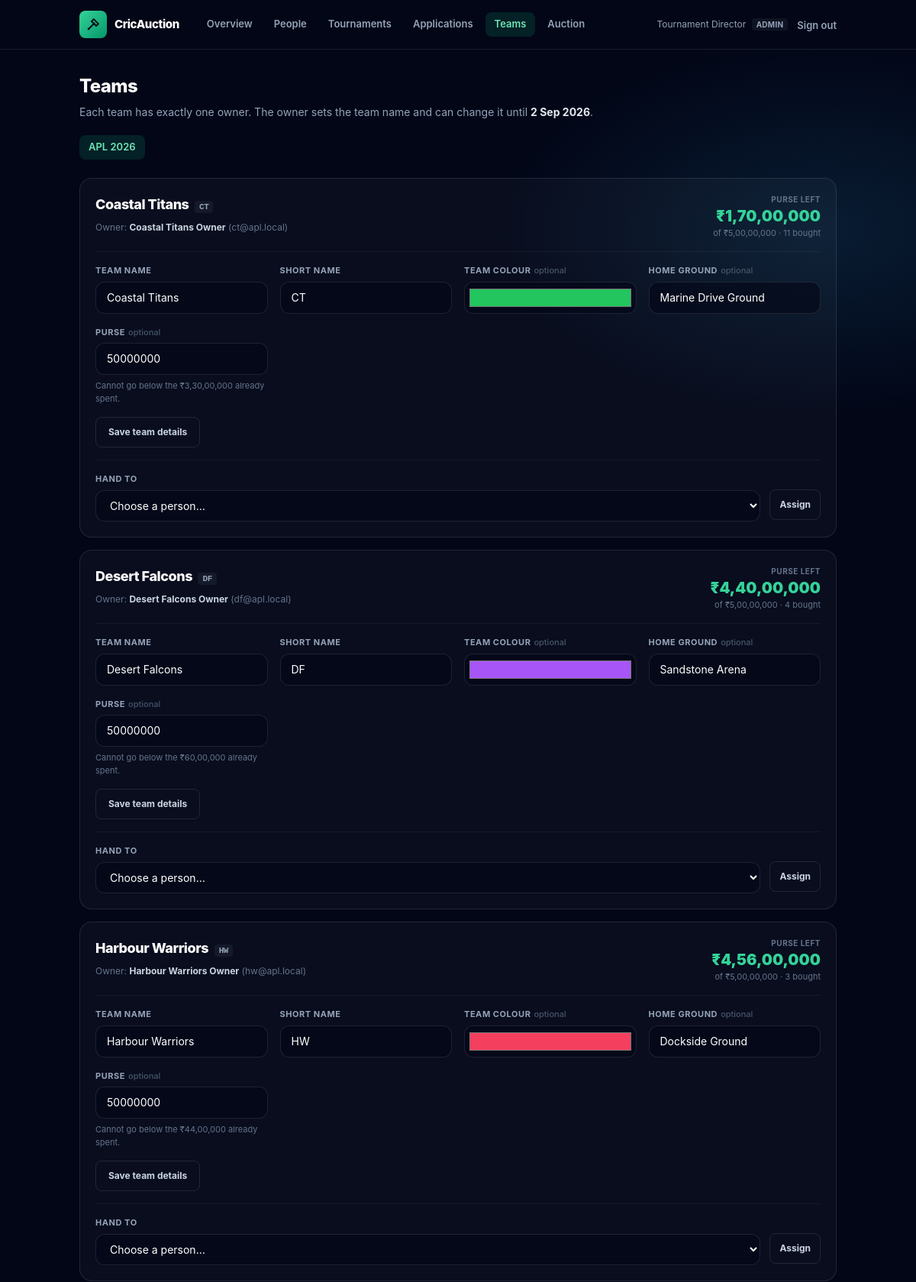
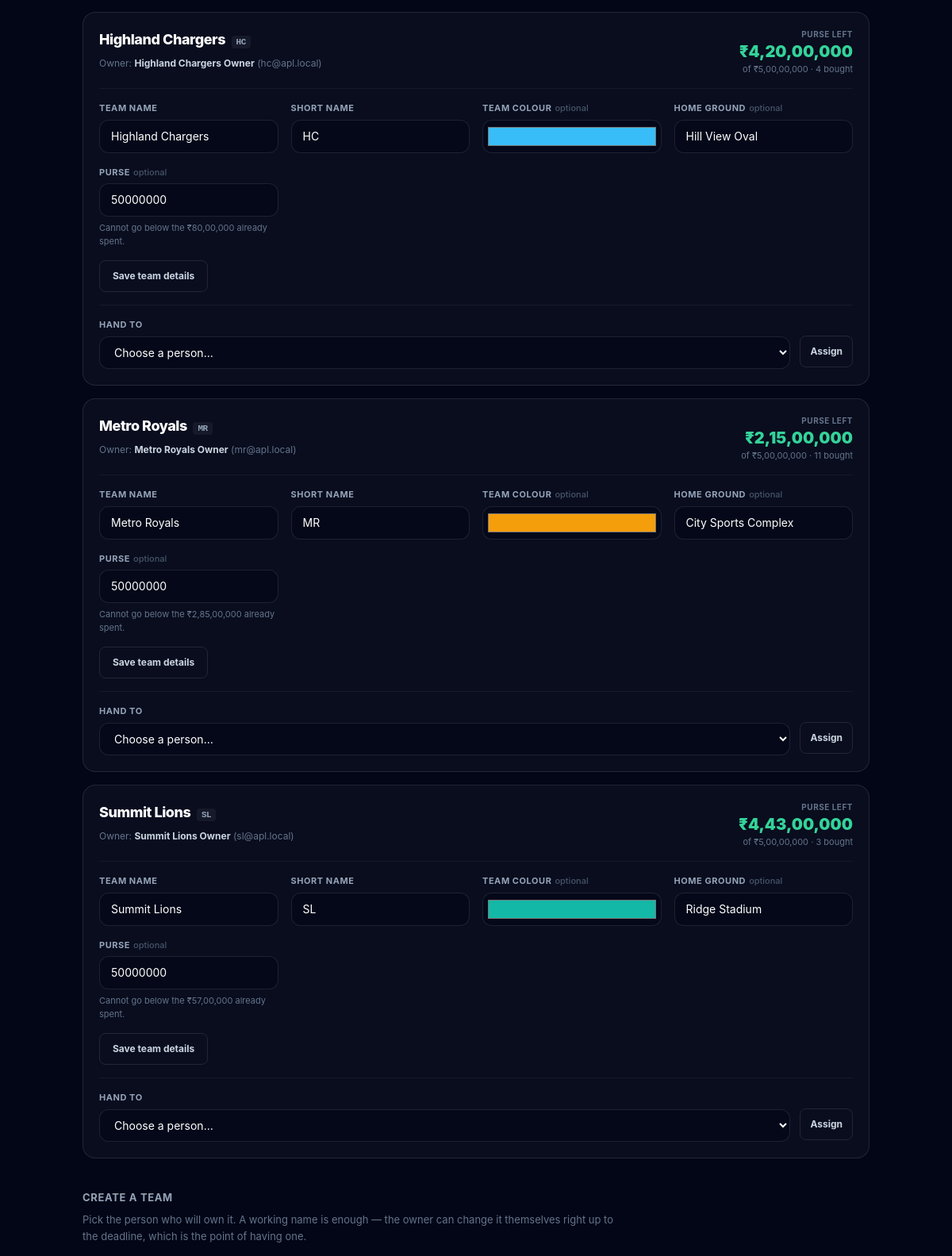
/admin/teams.php (signed in, upper part), run on the app's committed database (2 pictures, top to bottom).
### tables this page shows
CREATE TABLE `users` (
    `id`             INT UNSIGNED NOT NULL AUTO_INCREMENT,
    `username`       VARCHAR(40)      NULL,   
    `name`           VARCHAR(120) NOT NULL,
    `email`          VARCHAR(190) NOT NULL,   
    `phone`          VARCHAR(20)      NULL,
    `address`        VARCHAR(255)     NULL,
    `photo_path`     VARCHAR(255)     NULL,   
    `player_type`    ENUM('batsman','batting_all_rounder','all_rounder','bowling_all_rounder','wicket_keeper','bowler') NULL,
    `password_hash`  VARCHAR(255) NOT NULL,
 
    `must_change_password` TINYINT(1) NOT NULL DEFAULT 0,
    `role`           ENUM('admin','tournament_admin','team_owner','scorer','viewer','player') NOT NULL DEFAULT 'viewer',
    `status`         ENUM('pending','approved','rejected','suspended') NOT NULL DEFAULT 'approved',
    `approved_by`    INT UNSIGNED     NULL,
    `approved_at`    DATETIME         NULL,
    `team_id`        INT UNSIGNED     NULL,   
 
    `tournament_id`  INT UNSIGNED     NULL,
    `avatar_url`     VARCHAR(255)     NULL,
    `is_active`      TINYINT(1)   NOT NULL DEFAULT 1,
    `last_login_at`  DATETIME         NULL,
    `created_at`     TIMESTAMP    NOT NULL DEFAULT CURRENT_TIMESTAMP,
    `updated_at`     TIMESTAMP    NOT NULL DEFAULT CURRENT_TIMESTAMP ON UPDATE CURRENT_TIMESTAMP,

    PRIMARY KEY (`id`),
    UNIQUE KEY `uq_users_email` (`email`),
    UNIQUE KEY `uq_users_username` (`username`),
 
    UNIQUE KEY `uq_users_owner_team` (`team_id`),
    KEY `idx_users_role` (`role`, `is_active`),
    KEY `idx_users_status` (`status`, `role`),
    KEY `idx_users_tournament` (`tournament_id`, `role`),

    CONSTRAINT `fk_users_team`
        FOREIGN KEY (`team_id`) REFERENCES `teams` (`id`),
 
    CONSTRAINT `fk_users_tournament`
        FOREIGN KEY (`tournament_id`) REFERENCES `tournaments` (`id`)
        ON DELETE SET NULL ON UPDATE CASCADE,
    CONSTRAINT `fk_users_approved_by`
        FOREIGN KEY (`approved_by`) REFERENCES `users` (`id`),

 
    CONSTRAINT `chk_users_team_role` CHECK (
        (`role` = 'team_owner' AND `team_id` IS NOT NULL)
        OR (`role` <> 'team_owner' AND `team_id` IS NULL)
    )
);

CREATE TABLE `tournaments` (
    `id`                 INT UNSIGNED    NOT NULL AUTO_INCREMENT,
    `name`               VARCHAR(120)    NOT NULL,
    `season_year`        SMALLINT UNSIGNED NOT NULL,
    `logo_url`           VARCHAR(255)        NULL,

 
    `secret_code`        VARCHAR(16)         NULL,

 
    `start_date`         DATE                NULL,
    `auction_date`       DATE                NULL,   
    `end_date`           DATE                NULL,
 
    `team_name_change_deadline` DATE          NULL,
    `registration_open`  TINYINT(1)      NOT NULL DEFAULT 1,

 
    `purse_per_team`     DECIMAL(14,2)   NOT NULL DEFAULT 10000000.00,
    `min_squad_size`     TINYINT UNSIGNED NOT NULL DEFAULT 11,
    `max_squad_size`     TINYINT UNSIGNED NOT NULL DEFAULT 15,
    `max_overseas`       TINYINT UNSIGNED NOT NULL DEFAULT 4,
    `bid_increment`      DECIMAL(14,2)   NOT NULL DEFAULT 500000.00,
    `bid_timer_seconds`  SMALLINT UNSIGNED NOT NULL DEFAULT 30,

 
    `overs_per_innings`  TINYINT UNSIGNED NOT NULL DEFAULT 20,
    `balls_per_over`     TINYINT UNSIGNED NOT NULL DEFAULT 6,

    `status`             ENUM('draft','auction','ongoing','completed','cancelled') NOT NULL DEFAULT 'draft',
    `created_at`         TIMESTAMP       NOT NULL DEFAULT CURRENT_TIMESTAMP,
    `updated_at`         TIMESTAMP       NOT NULL DEFAULT CURRENT_TIMESTAMP ON UPDATE CURRENT_TIMESTAMP,

    PRIMARY KEY (`id`),
    UNIQUE KEY `uq_tournament_name_season` (`name`, `season_year`),
    UNIQUE KEY `uq_tournament_secret` (`secret_code`),
    KEY `idx_tournament_status` (`status`),

    CONSTRAINT `chk_tournament_squad`   CHECK (`max_squad_size` >= `min_squad_size`),
    CONSTRAINT `chk_tournament_purse`   CHECK (`purse_per_team` > 0),
    CONSTRAINT `chk_tournament_overs`   CHECK (`overs_per_innings` BETWEEN 1 AND 50)
);

CREATE TABLE `teams` (
    `id`             INT UNSIGNED  NOT NULL AUTO_INCREMENT,
    `tournament_id`  INT UNSIGNED  NOT NULL,
    `name`           VARCHAR(100)  NOT NULL,
    `short_name`     VARCHAR(6)    NOT NULL,   
    `logo_url`       VARCHAR(255)      NULL,
    `primary_color`  CHAR(7)       NOT NULL DEFAULT '#22c55e',   
    `home_venue`     VARCHAR(120)      NULL,

    `purse_total`    DECIMAL(14,2) NOT NULL DEFAULT 10000000.00,
    `purse_spent`    DECIMAL(14,2) NOT NULL DEFAULT 0.00,
    `purse_remaining` DECIMAL(14,2) AS (`purse_total` - `purse_spent`) STORED,
    `players_bought` SMALLINT UNSIGNED NOT NULL DEFAULT 0,
    `overseas_bought` TINYINT UNSIGNED NOT NULL DEFAULT 0,

    `created_at`     TIMESTAMP     NOT NULL DEFAULT CURRENT_TIMESTAMP,
    `updated_at`     TIMESTAMP     NOT NULL DEFAULT CURRENT_TIMESTAMP ON UPDATE CURRENT_TIMESTAMP,

    PRIMARY KEY (`id`),
    UNIQUE KEY `uq_team_name`  (`tournament_id`, `name`),
    UNIQUE KEY `uq_team_short` (`tournament_id`, `short_name`),
    KEY `idx_team_purse` (`tournament_id`, `purse_remaining`),

    CONSTRAINT `fk_teams_tournament`
        FOREIGN KEY (`tournament_id`) REFERENCES `tournaments` (`id`)
        ON DELETE CASCADE ON UPDATE CASCADE,

    CONSTRAINT `chk_team_spent`  CHECK (`purse_spent` >= 0 AND `purse_spent` <= `purse_total`),
    CONSTRAINT `chk_team_colour` CHECK (`primary_color` REGEXP '^#[0-9A-Fa-f]{6}$')
);

### public/admin/teams.php (the view, shortened to what the rows shown need)
<?php
require_once dirname(dirname(__DIR__)) . '/config/config.php';
require_once BASE_PATH . '/app/Views/layouts/shell.php';
Auth::require(Auth::ROLE_ADMIN, Auth::ROLE_TADMIN);
$tournaments = new TournamentService();
$isAdmin     = Auth::is(Auth::ROLE_ADMIN);
$all = $tournaments->listTournamentsForCurrentUser();
$links = [
    ['href' => 'index.php',        'label' => 'Overview'],
    ['href' => 'users.php',        'label' => 'People'],
    ['href' => 'tournaments.php',  'label' => 'Tournaments'],
    ['href' => 'applications.php', 'label' => 'Applications'],
    ['href' => 'teams.php',        'label' => 'Teams', 'current' => true],
    ['href' => 'auction.php',      'label' => 'Auction'],
];
    ?>
    <?php
$tournamentId = isset($_GET['tournament']) ? (int) $_GET['tournament'] : (int) $all[0]['id'];
$tournament   = $tournaments->find($tournamentId);
$teams        = $tournaments->teams($tournamentId);
$candidates = Database::all(
    "SELECT id, name, email, role FROM users
      WHERE status = 'approved' AND team_id IS NULL AND role <> 'scorer'
   ORDER BY name"
);
$candidateOptions = ['' => 'Choose a person…'];
foreach ($candidates as $person) {
    $candidateOptions[(string) $person['id']] = $person['name'] . ' — ' . $person['email'];
}
page_head('Teams', '../', $links);
?>
<h1 class="text-2xl font-extrabold tracking-tight text-white">Teams</h1>
<p class="mt-2 text-sm text-slate-400">
    Each team has exactly one owner. The owner sets the team name and can change it until
    <strong class="text-slate-200"><?= e(pretty_date($tournament['team_name_change_deadline'])) ?></strong>.
</p>
<div class="no-bar mt-5 flex gap-2 overflow-x-auto">
    <?php foreach ($all as $row): ?>
        <a href="teams.php?tournament=<?= (int) $row['id'] ?>"
           class="whitespace-nowrap rounded-lg px-3 py-1.5 text-[13px] font-semibold transition <?=
               (int) $row['id'] === $tournamentId
                   ? 'bg-emerald-500/15 text-emerald-300'
                   : 'border border-white/10 text-slate-400 hover:bg-white/5' ?>">
            <?= e((string) $row['name']) ?> <?= e((string) $row['season_year']) ?>
        </a>
    <?php endforeach; ?>
</div>
<?php if ($teams === []): ?>
    <p class="mt-6 rounded-2xl border border-white/10 bg-white/[0.03] p-8 text-center text-sm text-slate-500">
        No teams in this tournament yet.
    </p>
<?php else: ?>
    <div class="mt-6 space-y-4">
        <?php foreach ($teams as $team): ?>
            <article class="rounded-2xl border border-white/10 bg-white/[0.03] p-5">
                <div class="flex flex-wrap items-start justify-between gap-4">
                    <div>
                        <h2 class="text-lg font-extrabold tracking-tight text-white">
                            <?= e((string) $team['name']) ?>
                            <span class="ml-1 rounded bg-white/5 px-1.5 py-0.5 font-mono text-[11px] font-bold text-slate-400"><?= e((string) $team['short_name']) ?></span>
                        </h2>
                        <p class="mt-1 text-[12px] text-slate-500">
                            <?php if ($team['owner_id'] !== null): ?>
                                Owner: <strong class="text-slate-300"><?= e((string) $team['owner_name']) ?></strong>
                                (<?= e((string) $team['owner_email']) ?>)
                            <?php else: ?>
                                <span class="font-bold text-amber-300">No owner yet</span>
                            <?php endif; ?>
                        </p>
                    </div>
                    <div class="text-right">
                        <p class="text-[10px] font-bold uppercase tracking-wider text-slate-500">Purse left</p>
                        <p class="text-xl font-black text-emerald-400">
                            <?= e(rupees($team['purse_remaining'])) ?>
                        </p>
                        <p class="text-[11px] text-slate-500">
                            of <?= e(rupees($team['purse_total'])) ?>
                            · <?= (int) $team['players_bought'] ?> bought
                        </p>
                    </div>
                </div>
                <div class="mt-4 border-t border-white/5 pt-4">
                    <form method="post" class="grid gap-4 sm:grid-cols-2 lg:grid-cols-4">
                        <?php
                        field('name', 'Team name', (string) $team['name']);
                        field('primary_color', 'Team colour', (string) $team['primary_color'], 'color', false);
                        if ($isAdmin) {
                            field(
                                'purse_total',
                                'Purse',
                                (string) (int) round((float) $team['purse_total']),
                                'number',
                                false,
                                'Cannot go below the ' . rupees($team['purse_spent']) . ' already spent.'
                            );
                        }
                        ?>
                        <div class="sm:col-span-2 lg:col-span-4">
                            <button type="submit" class="rounded-lg border border-white/10 px-4 py-2.5 text-[12px] font-bold text-slate-300 hover:bg-white/5">
                                Save team details
                            </button>
                        </div>
                    </form>
                    <form method="post" class="mt-4 flex flex-wrap items-end gap-3 border-t border-white/5 pt-4">
                        <div class="min-w-[12rem] flex-1">
                            <?php select_field('owner_id', $team['owner_id'] !== null ? 'Hand to' : 'Give an owner', $candidateOptions); ?>
                        </div>
                        <button type="submit" class="mb-0.5 rounded-lg border border-white/10 px-3 py-2.5 text-[12px] font-bold text-slate-300 hover:bg-white/5">
                            Assign
                        </button>
                    </form>
                </div>
            </article>
        <?php endforeach; ?>
    </div>
<?php endif; ?>
<section class="mt-10">
    <h2 class="text-[13px] font-bold uppercase tracking-wider text-slate-400">Create a team</h2>
</section>
<?php page_foot(); ?>

### app/Views/layouts/shell.php (shortened to what the rows shown need)
<?php
function page_head(string $title, string $up = '', array $links = []): void
{
    $user = Auth::user();
    ?><!DOCTYPE html>
<html lang="en" class="dark">
<head>
    <link rel="stylesheet" href="<?= e($up) ?>assets/css/app.css">
</head>
<body class="bg-gate min-h-screen font-sans text-slate-200">
<header class="border-b border-white/10 bg-slate-950/50">
    <div class="mx-auto flex max-w-5xl flex-wrap items-center gap-x-6 gap-y-3 px-4 py-3.5">
        <div class="ml-auto flex items-center gap-3">
            <?php if ($user !== null): ?>
                <span class="hidden text-[12px] text-slate-400 sm:block">
                    <?= e((string) $user['name']) ?>
                    <span class="ml-1 rounded bg-white/5 px-1.5 py-0.5 text-[10px] font-bold uppercase tracking-wide text-slate-400">
                        <?= e(str_replace('_', ' ', (string) $user['role'])) ?>
                    </span>
                </span>
                <form method="post" action="<?= e($up) ?>logout.php" class="inline">
                    <button type="submit" class="text-[13px] font-semibold text-slate-400 transition hover:text-rose-300">
                        Sign out
                    </button>
                </form>
            <?php else: ?>
                <a href="<?= e($up) ?>login.php" class="text-[13px] font-semibold text-slate-300 hover:text-emerald-300">Sign in</a>
                <a href="<?= e($up) ?>register.php"
                   class="rounded-lg bg-emerald-500 px-3 py-1.5 text-[13px] font-bold text-slate-950 hover:brightness-110">Register</a>
            <?php endif; ?>
        </div>
    </div>
</header>
<main class="mx-auto max-w-5xl px-4 py-8">
<?php
}
    ?>
    <?php
function page_foot(): void
{
    ?>
</main>
</body>
</html>
<?php
}
function field_id(string $name): string
{
    static $seen = [];
    $seen[$name] = ($seen[$name] ?? 0) + 1;
    return 'f_' . $name . ($seen[$name] > 1 ? '_' . $seen[$name] : '');
}
function field(
    string $name,
    string $label,
    string $value = '',
    string $type = 'text',
    bool $required = true,
    string $hint = '',
    bool $readonly = false,
    string $placeholder = '',
): void {
    $id = field_id($name);
    ?>
    <div>
        <label for="<?= e($id) ?>" class="mb-1.5 block text-[11px] font-bold uppercase tracking-wider text-slate-400">
            <?= e($label) ?><?php if (!$required): ?><span class="ml-1 font-medium normal-case tracking-normal text-slate-600">optional</span><?php endif; ?>
        </label>
        <input id="<?= e($id) ?>" name="<?= e($name) ?>" type="<?= e($type) ?>"
               value="<?= e($value) ?>"
               <?= $required ? 'required' : '' ?>
               <?= $readonly ? 'readonly' : '' ?>
               <?= $placeholder !== '' ? 'placeholder="' . e($placeholder) . '"' : '' ?>
               class="w-full rounded-xl border border-white/10 text-sm text-white outline-none transition placeholder:text-slate-600 focus:border-emerald-400/50 focus:ring-2 focus:ring-emerald-400/20 <?=
                   $type === 'color' ? 'h-[42px] cursor-pointer p-1' : 'px-3.5 py-2.5' ?> <?=
                   $readonly ? 'cursor-not-allowed bg-slate-900/60 text-slate-500' : 'bg-slate-950/60' ?>">
        <?php if ($hint !== ''): ?>
            <p class="mt-1.5 text-[11px] text-slate-500"><?= e($hint) ?></p>
        <?php endif; ?>
    </div>
    <?php
}
function select_field(string $name, string $label, array $options, string $value = '', bool $required = true): void
{
    $id = field_id($name);
    ?>
    <div>
        <label for="<?= e($id) ?>" class="mb-1.5 block text-[11px] font-bold uppercase tracking-wider text-slate-400">
            <?= e($label) ?>
        </label>
        <select id="<?= e($id) ?>" name="<?= e($name) ?>" <?= $required ? 'required' : '' ?>
                class="w-full rounded-xl border border-white/10 bg-slate-950/60 px-3.5 py-2.5 text-sm text-white outline-none focus:border-emerald-400/50 focus:ring-2 focus:ring-emerald-400/20">
            <?php foreach ($options as $optValue => $optLabel): ?>
                <option value="<?= e((string) $optValue) ?>" <?= (string) $optValue === $value ? 'selected' : '' ?>>
                    <?= e($optLabel) ?>
                </option>
            <?php endforeach; ?>
        </select>
    </div>
    <?php
}
    ?>
    <?php
function rupees(float|string|null $amount): string
{
    $n     = (int) round((float) $amount);
    $s     = (string) abs($n);
    $last3 = substr($s, -3);
    $rest  = substr($s, 0, -3);
    if ($rest !== '') {
        $last3 = preg_replace('/\B(?=(\d{2})+(?!\d))/', ',', $rest) . ',' . $last3;
    }
    return ($n < 0 ? '-' : '') . '₹' . $last3;
}
function pretty_date(?string $date): string
{
    $ts = strtotime($date);
    return $ts === false ? $date : date('j M Y', $ts);
}

### data on the page
users: name "Tournament Director", role "ADMIN"
tournaments: team_name_change_deadline "2 Sep 2026", name "APL", season_year "2026"
users: team.name "Coastal Titans", team.short_name "CT", name "Coastal Titans Owner", email "ct@apl.local", team.purse_remaining "₹1,70,00,000", team.purse_total "₹5,00,00,000", team.players_bought "11", label "TEAM NAME SHORT NAME TEAM COLOUR HOME GROUND PURSE", name "Coastal Titans", short_name "CT", home_venue "Marine Drive Ground", purse_total "50000000", hint "Cannot go below the ₹3,30,00,000 already spent."
users: team.name "Desert Falcons", team.short_name "DF", name "Desert Falcons Owner", email "df@apl.local", team.purse_remaining "₹4,40,00,000", team.purse_total "₹5,00,00,000", team.players_bought "4", label "TEAM NAME SHORT NAME TEAM COLOUR HOME GROUND PURSE", name "Desert Falcons", short_name "DF", home_venue "Sandstone Arena", purse_total "50000000", hint "Cannot go below the ₹60,00,000 already spent.", owner_id "Choose a person…"
users: team.name "Harbour Warriors", team.short_name "HW", name "Harbour Warriors Owner", email "hw@apl.local", team.purse_remaining "₹4,56,00,000", team.purse_total "₹5,00,00,000", team.players_bought "3", label "TEAM NAME SHORT NAME TEAM COLOUR HOME GROUND PURSE", name "Harbour Warriors", short_name "HW", home_venue "Dockside Ground", purse_total "50000000", hint "Cannot go below the ₹44,00,000 already spent."
users: team.name "Highland Chargers", team.short_name "HC", name "Highland Chargers Owner", email "hc@apl.local", team.purse_remaining "₹4,20,00,000", team.purse_total "₹5,00,00,000", team.players_bought "4", label "TEAM NAME SHORT NAME TEAM COLOUR HOME GROUND PURSE", name "Highland Chargers", short_name "HC", home_venue "Hill View Oval", purse_total "50000000", hint "Cannot go below the ₹80,00,000 already spent."
users: team.name "Metro Royals", team.short_name "MR", name "Metro Royals Owner", email "mr@apl.local", team.purse_remaining "₹2,15,00,000", team.purse_total "₹5,00,00,000", team.players_bought "11", label "TEAM NAME SHORT NAME TEAM COLOUR HOME GROUND PURSE", name "Metro Royals", short_name "MR", home_venue "City Sports Complex", purse_total "50000000", hint "Cannot go below the ₹2,85,00,000 already spent."
users: team.name "Summit Lions", team.short_name "SL", name "Summit Lions Owner", email "sl@apl.local", team.purse_remaining "₹4,43,00,000", team.purse_total "₹5,00,00,000", team.players_bought "3", label "TEAM NAME SHORT NAME TEAM COLOUR HOME GROUND PURSE", name "Summit Lions", short_name "SL", home_venue "Ridge Stadium", purse_total "50000000", hint "Cannot go below the ₹57,00,000 already spent."

### other printed values
APP_NAME "CricAuction"
$link['label'] "Overview"
$link['label'] "People"
$link['label'] "Tournaments"
$link['label'] "Applications"
$link['label'] "Teams"
$link['label'] "Auction"
form field owner_id "Choose a person…"
